Frame 1 (no input): blank canvas, image omitted
Frame 60 (no input): blank canvas, image omitted
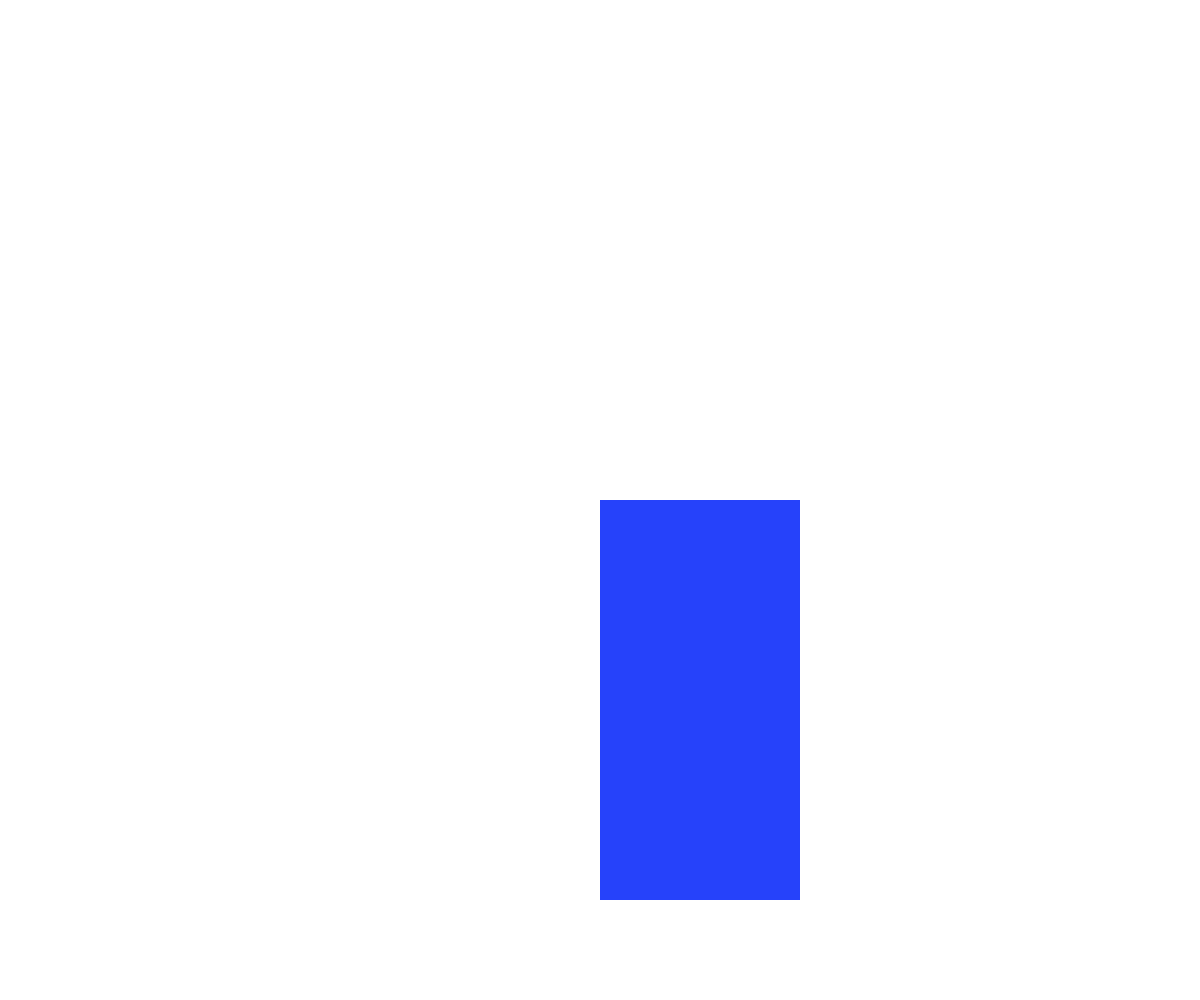
Frame 120 (the mouse pressed at the canvas centre since frame 60)

The p5.js sketch whose frames 1 and 60 were blank and that drew this single picture after the mouse press (run headless with seeded random() and noise() and a simulated clock; from frame 60 on, the mouse is pressed at the canvas centre):

// p5.js sketch
// ── sketch.js
// Demos of stuff
// Noah Besse
// Feb 8, 2018 - replace with the date
document.addEventListener("contextmenu", function(e){
    e.preventDefault();
}, false)

function setup()
{
  createCanvas(windowWidth,windowHeight);
  background(255);
}

function draw()
{
  noStroke();
  fill(random(255),random(255),random(255))
  if (mouseIsPressed)
  {
    if (mouseButton === LEFT)
    {
      rect(mouseX,mouseY,200,400);
    }
    else if (mouseButton === RIGHT)
    {
      ellipse(mouseX,mouseY,100);
    }
  }
  if (keyIsPressed)
  {
    if (key === 'w' || key === 'W')
    {
      background(255);
    }
    else if (key === 'B'|| key === 'b')
    {
      background(0);
    }
  }
}
